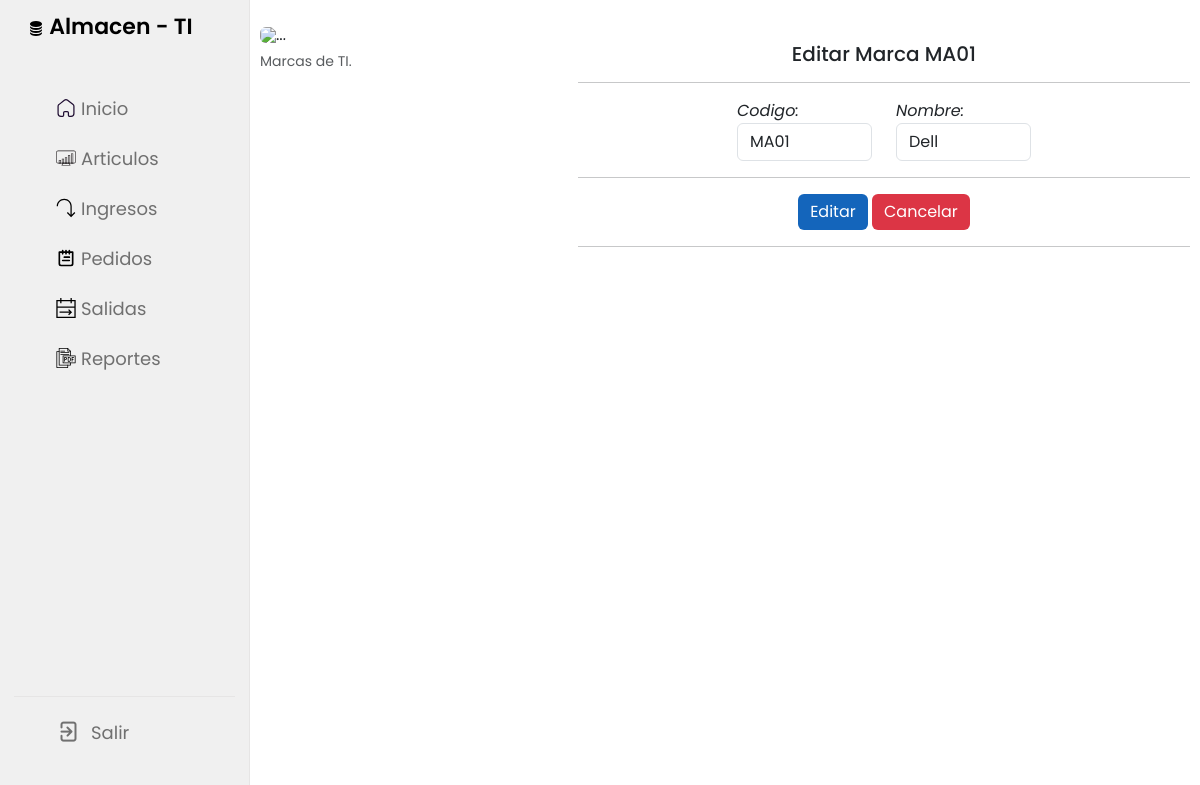
/marca/edicionmarca/MA01 (signed in), run on the app's committed database.
### Almacen/models.py (models this page shows, shortened)
class Marca(models.Model):
    codigo=models.CharField(primary_key=True, max_length=6)
    nombre=models.CharField(max_length=60)

### Almacen/views.py (the view)
# urls.py: path('marca/edicionmarca/<codigo>',views.edicionmarca),
@login_required
def edicionmarca(request, codigo):
    marca = Marca.objects.get(codigo = codigo)
    context = {"marca":marca}
    return render(request, template_edit_marca,context)

### Almacen/templates/articulo/marca/edit_marca.html (shortened to what this page needs)
{% extends 'base/index.html' %}
{% block content %}
<div class="row pt-3">
    <div class="col-4">
        <figure class="figure">
            <img src="https://static.vecteezy.com/system/resources/previews/002/903/037/non_2x/computer-brand-logos-international-technology-editorial-icons-collection-free-vector.jpg"
                class="figure-img img-fluid rounded" alt="...">
            <figcaption class="figure-caption text-end">Marcas de TI.</figcaption>
        </figure>
    </div>
    <div class="col-8 pt-3">
        <h5 class=" text-center">Editar Marca {{marca.codigo}} </h5>
        <hr>
        <form action="">
            <div class="row">
                <div class="col"></div>
                <div class="col">
                    <div>
                        <label><em>Codigo:</em></label>
                        <input type="text" readonly value="{{marca.codigo}}" name="txtCodigo" class="form-control">
                    </div>
                </div>
                <div class="col">
                    <div>
                        <label><em>Nombre:</em></label>
                        <input type="text" value="{{marca.nombre}}" name="txtNombre" class="form-control">
                    </div>
                </div>
                <div class="col"></div>
            </div>
            <hr>
            <div class="text-center d-grid gap-2 d-md-block">
                <button class="btnsave btn btn-success" type="submit">Editar</button>
                <button class="btndelete btn btn-danger" type="reset">Cancelar</button>
            </div>
            <hr>
        </form>
    </div>
</div>
{% endblock %}

### Almacen/static/css/style.css (style rules this page uses)
body { background-color: #e7e7e7; }
.btnsave { background-color: #1465bb; border: none; }
.btndelete { border: none; }

### Almacen/static/css/estilo.css (style rules this page uses)
* { margin: 0; padding: 0; box-sizing: border-box; font-family: 'Poppins', sans-serif; }
:root { --primary-color: #ffffff; --panel-color: #FFF; --text-color: #000000; --boxtext-color: #ffffff; --black-light-color: #707070; --border-color: #e6e5e5; --toggle-color: #DDD; --box1-color: #003785; --box2-color: #1465bb; --box3-color: #003785; --title-icon-color: #fff; --tran-05: all 0.5s ease; --tran-03: all 0.3s ease; --tran-03: all 0.2s ease; }
body { min-height: 100vh; background-color: var(--primary-color); }

### data on the page
Marca: codigo "MA01", txtCodigo "MA01", txtNombre "Dell"
